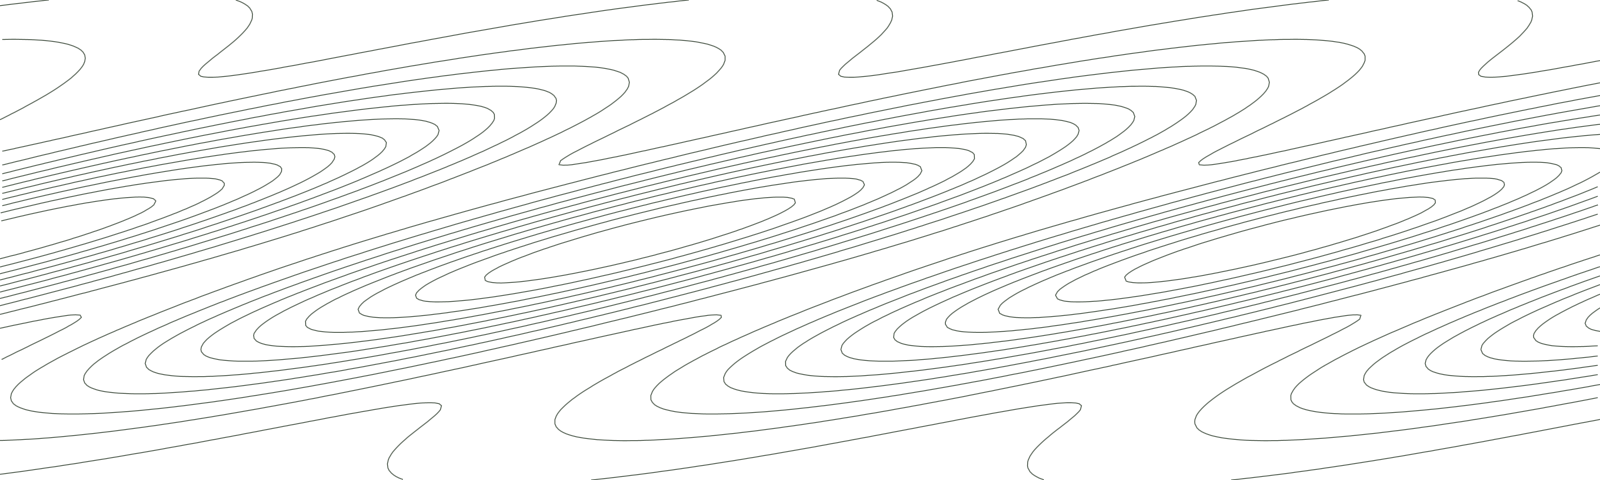

Source code (Python):
"""Draw the header image: level sets of a free-transport solution.

The solution of the free transport equation  d_t f + v d_x f = 0  with
initial datum  f_0(x, v) = exp(-v^2/2) (1 + a cos(k x))  is
f(t, x, v) = f_0(x - v t, v).  As t grows the level sets shear into thin
filaments in phase space, which is the mechanism behind phase mixing and
Landau damping.  This script writes phase-mixing.svg in the repository root.

Requires numpy and matplotlib:  python3 tools/phase-mixing.py
"""

import numpy as np
import matplotlib
matplotlib.use("Agg")
import matplotlib.pyplot as plt

T, A, K = 3.2, 0.7, 1.0          # time, perturbation amplitude, wavenumber
W, H = 1600, 480                  # SVG viewBox size (aspect ratio matters)
NLEVELS = 11

x = np.linspace(0, 5 * np.pi, 700)
v = np.linspace(-2.4, 2.4, 240)
X, V = np.meshgrid(x, v)
F = np.exp(-V**2 / 2) * (1 + A * np.cos(K * (X - V * T)))
levels = np.linspace(0.08, 1.55, NLEVELS)

cs = plt.contour(X, V, F, levels=levels)
paths = []
for segs in cs.allsegs:
    for s in segs:
        s = s[::2] if len(s) > 6 else s
        px = s[:, 0] / (5 * np.pi) * W
        py = (1 - (s[:, 1] + 2.4) / 4.8) * H
        pts = " ".join(f"{a:.1f},{b:.1f}" for a, b in zip(px, py))
        paths.append(f'<polyline points="{pts}"/>')

svg = (
    f'<svg xmlns="http://www.w3.org/2000/svg" viewBox="0 0 {W} {H}" '
    'fill="none" stroke="#717b70" stroke-width="1.2" stroke-linejoin="round">\n'
    "<title>Phase mixing under free transport: level sets of "
    "f(t,x,v) = f_0(x - vt, v)</title>\n"
    + "\n".join(paths)
    + "\n</svg>\n"
)
with open("phase-mixing.svg", "w") as fh:
    fh.write(svg)
print(f"wrote phase-mixing.svg ({len(svg) // 1024} KB, {len(paths)} curves)")
